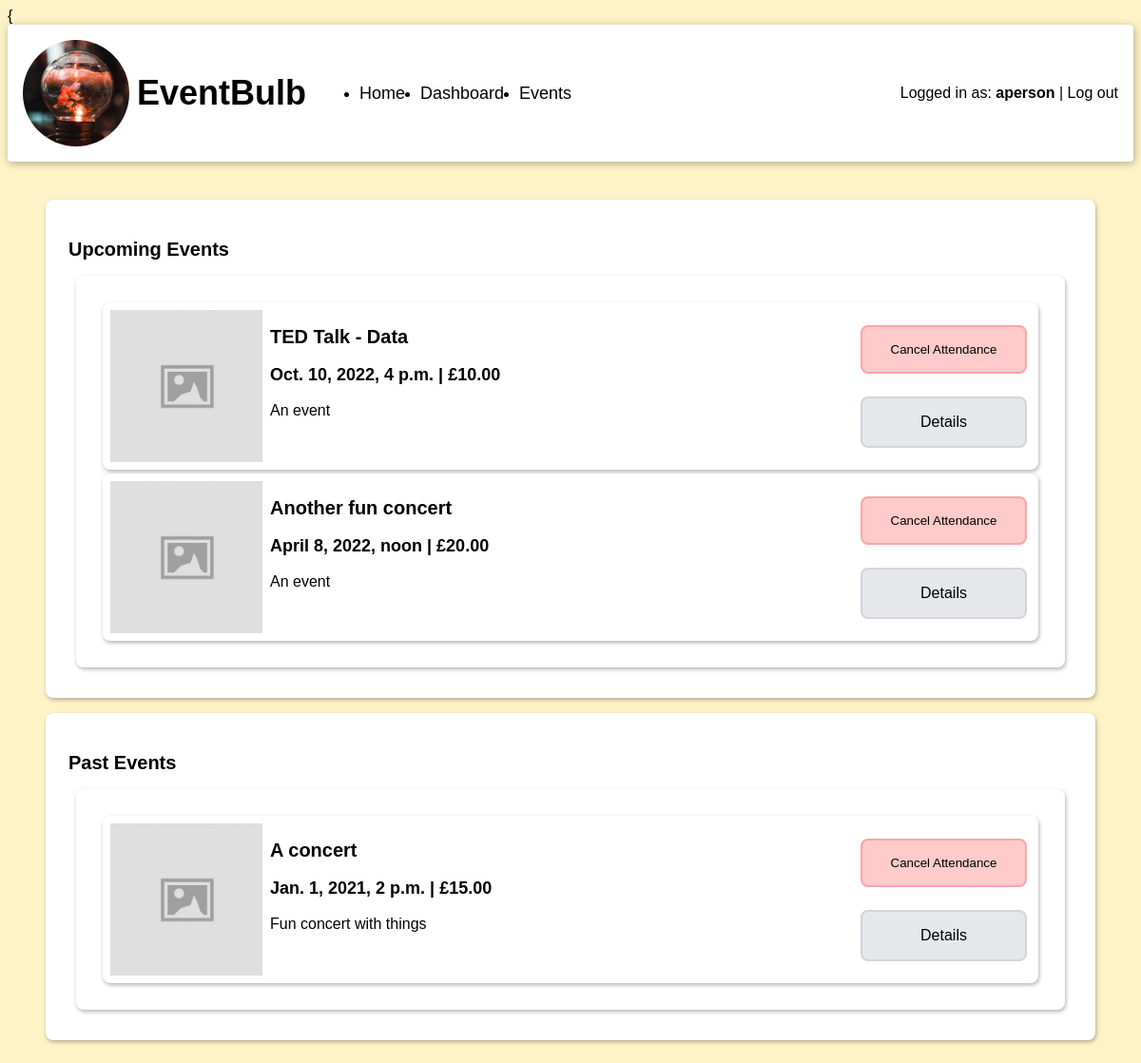
Screenshot of /events/dashboard (signed in) with the database file from the repository.
### events/models.py (models this page shows)
class Event(models.Model):
    title = models.CharField(max_length=255)
    datetime = models.DateTimeField(auto_now=False, auto_now_add=False)
    description = models.TextField()
    cost = models.DecimalField(max_digits=6, decimal_places=2)

### events/views.py (the view)
# urls.py: path('dashboard', views.dashboard, name="user_dashboard"),
def dashboard(request):
    today = datetime.today()
    user_profile = get_user_profile(request)
    futureattend = user_profile.attending.filter(datetime__gte=today)
    pastattend = user_profile.attending.filter(datetime__lte=today)
    return render(request, 'events/dashboard.html', {'future':futureattend,'past':pastattend})

### events/templatetags/event_filters.py (called while the page is built)
@register.filter
def is_attending(user, event):
        return user.profile.attending.filter(id=event.id).exists()

### events/views.py (called while the page is built)
def get_user_profile(request):
    if request.user.is_authenticated:
        [profile, created] = UserProfile.objects.get_or_create(user=request.user)
        return profile

### templates/events/dashboard.html
{{% extends 'base.html' %}
{% load static %}
{% block content %}
  <main>
    <div class="dashboard-list">
      <section id=upcoming-events class="card">
        <h2>Upcoming Events</h2>
        {% include 'partials/_events_list.html' with events=future %}
      </section>
      <section id=past-events class="card">
        <h2>Past Events</h2>
            {% include 'partials/_events_list.html' with events=past %}
        </section>
    </div>
  </main>
{% endblock %}

### templates/base.html (shortened to what this page needs)
{% load static %}
<!DOCTYPE html>
<html lang="en">
<head>
    <link rel="stylesheet" href="{% static 'css/style.css' %}">
</head>
<body>
<header class="navbar">
    <section>
      <img class="logo" src="{% static 'images/logo.jpg' %}" alt="EventBulb Logo">
      <h1 class="site-heading">EventBulb</h1>
      <nav>
        <ul>
          <li>
            <a href="{% url 'information_home' %}">Home</a>
          </li>
          {% if user.is_authenticated %}
          <li >
            <a href="{% url 'user_dashboard' %}">Dashboard</a>
          </li>
          {% endif %}
          <li>
            <a href="{% url 'events_list' %}">Events</a>
          </li>
        </ul>
      </nav>
    </section>
    <nav class="auth-nav">
      {% if user.is_authenticated %}
        <span>Logged in as: <span class="logged-in-username">{{ user.username }}</span></span>
        <span> | </span>
        <a href="{% url 'accounts_logout' %}">Log out</a>
      {% else %}
        <a href="{% url 'accounts_login' %}">Log In</a>
        <span> | </span>
        <a href="{% url 'accounts_register' %}">Register</a>
      {% endif %}
    </nav>
  </header>
{% block content %}
{% endblock content %}
</body>
</html>

### templates/partials/_events_list.html (shortened to what this page needs)
{% load event_filters %}
{% load static %}
<ul class="card">
    {% for event in events %}
    <li class="card event">
    <img class="event-image" src="{% static 'images/image_placeholder.jpg' %}" alt="">
    <div class="event-info">
      <h2>{{event.title}}</h2>
      <h3>{{event.datetime}} | £{{event.cost}}</h3>
      <p>{{event.description}}</p>
    </div>
    <div class="event-controls">
      {% if user.is_authenticated %}
        {% if user|is_attending:event %}
          <form action="{% url 'events_remove_attending' event.id %}" method="post">
            <button type="submit" class="button red">Cancel Attendance</button>
          </form>
        {% else %}
          <form action="{% url 'events_add_attending' event.id %}" method="post">
            {% csrf_token %}
            <button type="submit" class="button yellow">I'm attending</button>
          </form>
        {% endif %}
      {% endif %}
      <a href="{% url 'events_details' event.id %}" class="button gray">Details</a>
    </div>
    </li>
  {% endfor %}
</ul>

### static/css/style.css (style rules this page uses)
:root { --shadow: 1px 2px 8px rgba(0,0,0,0.3); --shadow-small: 1px 2px 4px rgba(0,0,0,0.3); --yellow : #FEF3C7; --yellow-accent: #FDE68A; --gray: #E5E7EB; --gray-accent: #D1D5DB; --gray-light: #F9FAFB; --red: #FECACA; --red-accent: #FCA5A5; }
body { background-color: var(--yellow); display: flex; flex-direction: column; height: 100vh; font-family: 'Montserrat', Helvetica, Arial, sans-serif; }
a { color: inherit; text-decoration: inherit; }
h2 { font-size: 1.25rem; }
h3 { font-size: 1.125rem; }
.navbar { display: grid; grid-template-columns: 1fr 1fr; align-items: center; background-color: white; border-radius: 0.25rem; padding: 1rem; box-shadow: var(--shadow) }
.navbar > section { display: flex; align-items: center; }
.navbar .logo { margin-right: 0.5rem; height: 7rem; width: 7rem; object-fit: cover; border-radius: 100%; }
.site-heading { font-size: 1.5rem; }
.navbar .site-heading { font-size: 2.25rem; margin-right: 1rem; }
.navbar > .auth-nav { justify-self: flex-end; }
.navbar nav > ul { display: flex; align-items: center; }
.navbar nav > ul > li { margin-right: 1rem; }
.navbar nav > ul > li > a, .navbar nav > ul > li > span { font-size: 1.125rem; }
.logged-in-username { font-weight: bold; }
main { margin: 1rem; padding: 1rem; display: grid; gap: 1rem; flex-grow: 1; flex-shrink: 1; }
.card { margin: 0.5rem; padding: 1.5rem; background-color: white; border-radius: 0.5rem; box-shadow: var(--shadow-small) }
.button { padding: 1rem; border-radius: 0.5rem; min-width: 175px; margin: 0.25rem; box-sizing: border-box; transition: background-color 150ms; text-align: center; cursor: pointer; }
.button.gray { background-color: var(--gray); border: 2px solid var(--gray-accent); }
.button.red { background-color: var(--red); border: 2px solid var(--red-accent); }
.card.event { margin: 0.25rem; padding: 0.5rem; background-color: white; border-radius: 0.5rem; box-shadow: var(--shadow-small); display: flex; align-items: start; }
.event-image { background-color: var(--gray); object-fit: cover; width: 10rem; height: 10rem; margin-right: 0.5rem; }
.event > .event-info { flex-grow: 1; }
.event > .event-controls { flex-shrink: 1; align-self: center; justify-self: center; display: flex; flex-direction: column; }
.dashboard-list { display: grid; grid-template-columns: 1fr, 1fr; }

### rows the page displays
Event: title "TED Talk - Data", datetime "Oct. 10, 2022, 4 p.m.", cost "10.00", description "An event", shows "Cancel Attendance"
Event: title "Another fun concert", datetime "April 8, 2022, noon", cost "20.00", description "An event", shows "Cancel Attendance"
Event: title "A concert", datetime "Jan. 1, 2021, 2 p.m.", cost "15.00", description "Fun concert with things", shows "Cancel Attendance"

### other values shown
{{ user.username }} "aperson"
